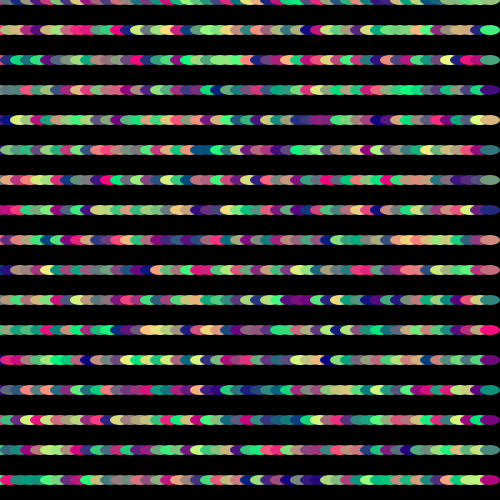
Frame 1 (no input)
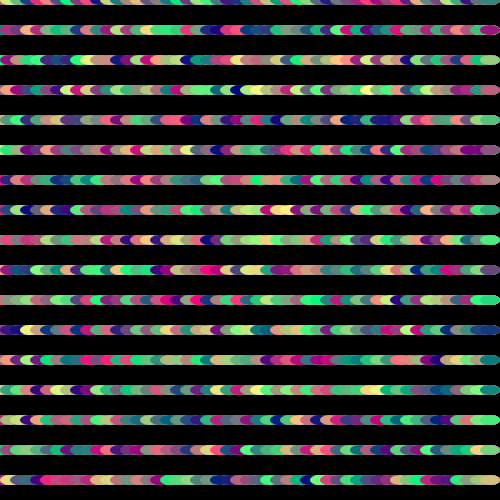
Frame 60 (the mouse pressed at the canvas centre just before this capture)
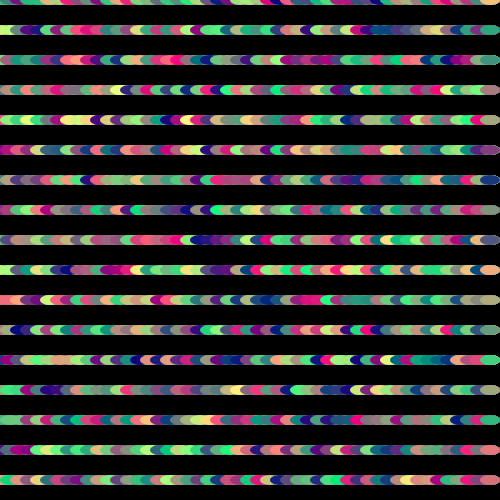
Frame 120 (the mouse held since frame 60 and released just before this capture)

The Processing sketch that drew these frames (run headless with seeded random() and noise(); from frame 60 on, the mouse is pressed at the canvas centre):

// Processing sketch: processing_39653
// ── processing_39653.pde

float perro=10;

void setup () {
  size (500, 500);
  background (0);
  noStroke ();
}

void draw () {

  for (int X=0; X<500; X=X+10) { //maya básica de circulos 
    for (int Y=0; Y<500; Y=Y+30) {
      fill(random(255), random(255), 125);
      ellipse (X, Y, 20, 10);
     }
  }
  if (mousePressed == true) { //condicioal de mouse activo que generra triángulos desde el centro a la posición del mouse 
    fill(random (255), random(255), random(perro));
    triangle (pmouseX-perro, pmouseY-perro, mouseX, mouseY,width/2, height/2);
    
  }
}
